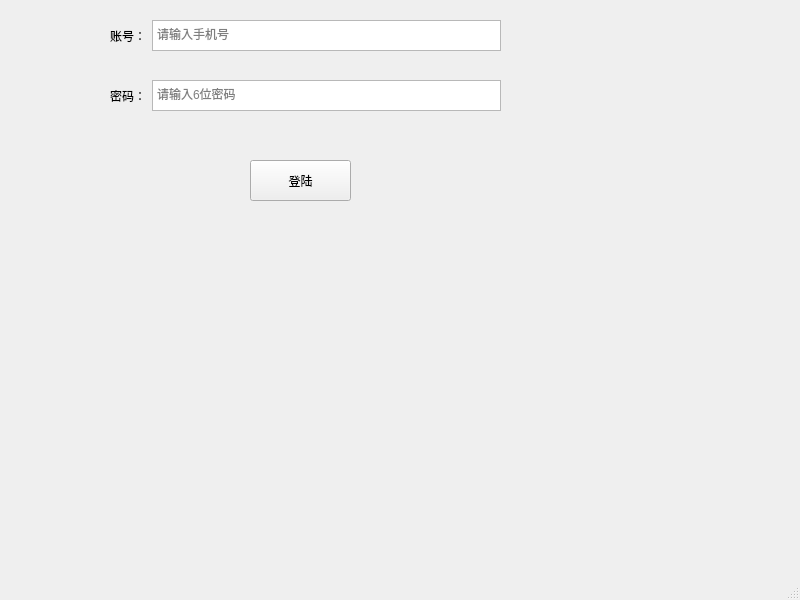
<?xml version="1.0" encoding="UTF-8"?>
<ui version="4.0">
 <class>LoginWindow</class>
 <widget class="QMainWindow" name="LoginWindow">
  <property name="geometry">
   <rect>
    <x>0</x>
    <y>0</y>
    <width>800</width>
    <height>600</height>
   </rect>
  </property>
  <property name="windowTitle">
   <string>MainWindow</string>
  </property>
  <widget class="QWidget" name="centralwidget">
   <widget class="QPushButton" name="m_loginPushButton">
    <property name="geometry">
     <rect>
      <x>250</x>
      <y>160</y>
      <width>101</width>
      <height>41</height>
     </rect>
    </property>
    <property name="text">
     <string>登陆</string>
    </property>
   </widget>
   <widget class="QWidget" name="horizontalLayoutWidget">
    <property name="geometry">
     <rect>
      <x>110</x>
      <y>20</y>
      <width>391</width>
      <height>31</height>
     </rect>
    </property>
    <layout class="QHBoxLayout" name="horizontalLayout">
     <item>
      <widget class="QLabel" name="m_accountLabel">
       <property name="text">
        <string>账号：</string>
       </property>
      </widget>
     </item>
     <item>
      <widget class="QTextEdit" name="m_accountTextEdit">
       <property name="placeholderText">
        <string>请输入手机号</string>
       </property>
      </widget>
     </item>
    </layout>
   </widget>
   <widget class="QWidget" name="horizontalLayoutWidget_2">
    <property name="geometry">
     <rect>
      <x>110</x>
      <y>80</y>
      <width>391</width>
      <height>31</height>
     </rect>
    </property>
    <layout class="QHBoxLayout" name="horizontalLayout_2">
     <item>
      <widget class="QLabel" name="m_passwordLabel">
       <property name="text">
        <string>密码：</string>
       </property>
      </widget>
     </item>
     <item>
      <widget class="QTextEdit" name="m_passwordTextEdit">
       <property name="placeholderText">
        <string>请输入6位密码</string>
       </property>
      </widget>
     </item>
    </layout>
   </widget>
  </widget>
  <widget class="QMenuBar" name="menubar">
   <property name="geometry">
    <rect>
     <x>0</x>
     <y>0</y>
     <width>800</width>
     <height>37</height>
    </rect>
   </property>
  </widget>
  <widget class="QStatusBar" name="statusbar"/>
 </widget>
 <resources/>
 <connections/>
</ui>
